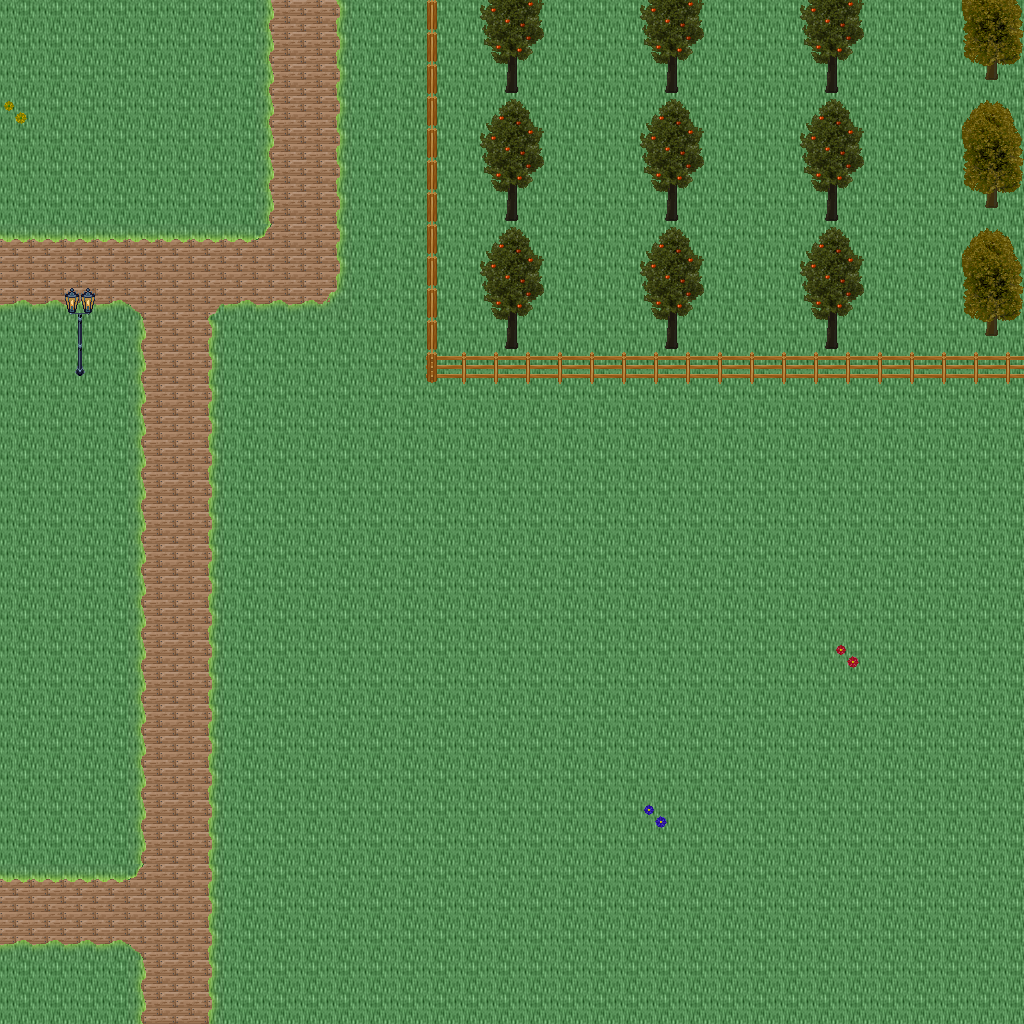

Rendered tile map (Tiled .tmx) drawn with the repository's tilesets; below, a short description and the map source with its tile grids summarised:
An orthogonal 32x32 tile map with 32x32 px tiles, 5 tile layers (Ground, Objects, Objects2, Above, ...), 1 hidden layer not drawn, 46 tilesets.

<map version="1.10" tiledversion="1.11.0" orientation="orthogonal" renderorder="right-down" width="32" height="32" tilewidth="32" tileheight="32" infinite="0" nextlayerid="11" nextobjectid="1">
 <tileset firstgid="1" name="logic_collision" tilewidth="32" tileheight="32" tilecount="1" columns="1">
  <image source="../drawable/logic_collision.png" width="32" height="32" />
 </tileset>
 <tileset firstgid="2" name="ground_ground" tilewidth="32" tileheight="32" tilecount="33" columns="3">
  <image source="../drawable/ground_ground.png" width="96" height="352" />
 </tileset>
 <tileset firstgid="35" name="building_castle" tilewidth="32" tileheight="32" tilecount="320" columns="20">
  <image source="../drawable/building_castle.png" width="640" height="512" />
 </tileset>
 <tileset firstgid="355" name="item_weapon_cannon" tilewidth="32" tileheight="32" tilecount="12" columns="3">
  <image source="../drawable/item_weapon_cannon.png" width="96" height="128" />
 </tileset>
 <tileset firstgid="367" name="item_pot_barrels_1" tilewidth="32" tileheight="32" tilecount="8" columns="4">
  <image source="../drawable/item_pot_barrels_1.png" width="128" height="64" />
 </tileset>
 <tileset firstgid="375" name="plant_tree_tree_darkgreen" tilewidth="32" tileheight="32" tilecount="88" columns="8">
  <image source="../drawable/plant_tree_tree_darkgreen.png" width="256" height="352" />
 </tileset>
 <tileset firstgid="463" name="building_decoration_chimney_big" tilewidth="32" tileheight="32" tilecount="2" columns="1">
  <image source="../drawable/building_decoration_chimney_big.png" width="32" height="64" />
 </tileset>
 <tileset firstgid="465" name="building_door_door" tilewidth="32" tileheight="32" tilecount="6" columns="3">
  <image source="../drawable/building_door_door.png" width="96" height="64" />
 </tileset>
 <tileset firstgid="471" name="building_door_closed" tilewidth="32" tileheight="32" tilecount="1" columns="1">
  <image source="../drawable/building_door_closed.png" width="32" height="32" />
 </tileset>
 <tileset firstgid="472" name="building_window_window_centered" tilewidth="32" tileheight="32" tilecount="1" columns="1">
  <image source="../drawable/building_window_window_centered.png" width="32" height="32" />
 </tileset>
 <tileset firstgid="473" name="plant_bush_bushes" tilewidth="32" tileheight="32" tilecount="10" columns="5">
  <image source="../drawable/plant_bush_bushes.png" width="160" height="64" />
 </tileset>
 <tileset firstgid="483" name="furniture_sink_pale_brown_stone" tilewidth="32" tileheight="32" tilecount="4" columns="2">
  <image source="../drawable/furniture_sink_pale_brown_stone.png" width="64" height="64" />
 </tileset>
 <tileset firstgid="487" name="logic_item_sheepfood" tilewidth="32" tileheight="32" tilecount="1" columns="1">
  <image source="../drawable/logic_item_sheepfood.png" width="32" height="32" />
 </tileset>
 <tileset firstgid="488" name="logic_creature_sheep" tilewidth="32" tileheight="32" tilecount="1" columns="1">
  <image source="../drawable/logic_creature_sheep.png" width="32" height="32" />
 </tileset>
 <tileset firstgid="489" name="ground_grass_edges" tilewidth="32" tileheight="32" tilecount="36" columns="12">
  <image source="../drawable/ground_grass_edges.png" width="384" height="96" />
 </tileset>
 <tileset firstgid="525" name="ground_grass_corners" tilewidth="32" tileheight="32" tilecount="24" columns="6">
  <image source="../drawable/ground_grass_corners.png" width="192" height="128" />
 </tileset>
 <tileset firstgid="549" name="building_decoration_chimney" tilewidth="32" tileheight="32" tilecount="2" columns="1">
  <image source="../drawable/building_decoration_chimney.png" width="32" height="64" />
 </tileset>
 <tileset firstgid="551" name="plant_tree_taller_trees" tilewidth="32" tileheight="32" tilecount="32" columns="8">
  <image source="../drawable/plant_tree_taller_trees.png" width="256" height="128" />
 </tileset>
 <tileset firstgid="583" name="plant_vine" tilewidth="32" tileheight="32" tilecount="3" columns="1">
  <image source="../drawable/plant_vine.png" width="32" height="96" />
 </tileset>
 <tileset firstgid="586" name="logic_item_fruits" tilewidth="32" tileheight="32" tilecount="16" columns="8">
  <image source="../drawable/logic_item_fruits.png" width="256" height="64" />
 </tileset>
 <tileset firstgid="602" name="logic_item_vegetable" tilewidth="32" tileheight="32" tilecount="16" columns="8">
  <image source="../drawable/logic_item_vegetable.png" width="256" height="64" />
 </tileset>
 <tileset firstgid="618" name="building_fence_fence_chunky" tilewidth="32" tileheight="32" tilecount="21" columns="3">
  <image source="../drawable/building_fence_fence_chunky.png" width="96" height="224" />
 </tileset>
 <tileset firstgid="639" name="furniture_light_lamp_blue" tilewidth="32" tileheight="32" tilecount="3" columns="1">
  <image source="../drawable/furniture_light_lamp_blue.png" width="32" height="96" />
 </tileset>
 <tileset firstgid="642" name="light_dim_light_7x5" tilewidth="32" tileheight="32" tilecount="35" columns="7">
  <image source="../drawable/light_dim_light_7x5.png" width="224" height="160" />
 </tileset>
 <tileset firstgid="677" name="logic_protection" tilewidth="32" tileheight="32" tilecount="2" columns="2">
  <image source="../drawable/logic_protection.png" width="64" height="32" />
 </tileset>
 <tileset firstgid="679" name="logic_item_resources" tilewidth="32" tileheight="32" tilecount="6" columns="6">
  <image source="../drawable/logic_item_resources.png" width="192" height="32" />
 </tileset>
 <tileset firstgid="685" name="logic_item_mushroom" tilewidth="32" tileheight="32" tilecount="6" columns="6">
  <image source="../drawable/logic_item_mushroom.png" width="192" height="32" />
 </tileset>
 <tileset firstgid="691" name="plant_flower_daisy_blue" tilewidth="32" tileheight="32" tilecount="8" columns="2">
  <image source="../drawable/plant_flower_daisy_blue.png" width="64" height="128" />
 </tileset>
 <tileset firstgid="699" name="plant_flower_daisy_red" tilewidth="32" tileheight="32" tilecount="8" columns="2">
  <image source="../drawable/plant_flower_daisy_red.png" width="64" height="128" />
 </tileset>
 <tileset firstgid="707" name="plant_flower_daisy_white" tilewidth="32" tileheight="32" tilecount="8" columns="2">
  <image source="../drawable/plant_flower_daisy_white.png" width="64" height="128" />
 </tileset>
 <tileset firstgid="715" name="plant_flower_daisy_yellow" tilewidth="32" tileheight="32" tilecount="8" columns="2">
  <image source="../drawable/plant_flower_daisy_yellow.png" width="64" height="128" />
 </tileset>
 <tileset firstgid="723" name="logic_creature_animal" tilewidth="32" tileheight="32" tilecount="32" columns="8">
  <image source="../drawable/logic_creature_animal.png" width="256" height="128" />
 </tileset>
 <tileset firstgid="755" name="logic_creature_rodent" tilewidth="32" tileheight="32" tilecount="8" columns="8">
  <image source="../drawable/logic_creature_rodent.png" width="256" height="32" />
 </tileset>
 <tileset firstgid="763" name="item_hen_nest" tilewidth="32" tileheight="32" tilecount="1" columns="1">
  <image source="../drawable/item_hen_nest.png" width="32" height="32" />
 </tileset>
 <tileset firstgid="764" name="logic_item_dairy" tilewidth="32" tileheight="32" tilecount="1" columns="1">
  <image source="../drawable/logic_item_dairy.png" width="32" height="32" />
 </tileset>
 <tileset firstgid="765" name="plant_flower_red_blue_clusters" tilewidth="32" tileheight="32" tilecount="4" columns="1">
  <image source="../drawable/plant_flower_red_blue_clusters.png" width="32" height="128" />
 </tileset>
 <tileset firstgid="769" name="plant_flower_pointed_yellow" tilewidth="32" tileheight="32" tilecount="2" columns="2">
  <image source="../drawable/plant_flower_pointed_yellow.png" width="64" height="32" />
 </tileset>
 <tileset firstgid="771" name="building_decoration_banner" tilewidth="32" tileheight="32" tilecount="12" columns="1">
  <image source="../drawable/building_decoration_banner.png" width="32" height="384" />
 </tileset>
 <tileset firstgid="783" name="logic_creature_fowl" tilewidth="32" tileheight="32" tilecount="6" columns="6">
  <image source="../drawable/logic_creature_fowl.png" width="192" height="32" />
 </tileset>
 <tileset firstgid="789" name="logic_portal" tilewidth="32" tileheight="32" tilecount="24" columns="8">
  <image source="../drawable/logic_portal.png" width="256" height="96" />
 </tileset>
 <tileset firstgid="813" name="building_cottage" tilewidth="32" tileheight="32" tilecount="256" columns="16">
  <image source="../drawable/building_cottage.png" width="512" height="512" />
 </tileset>
 <tileset firstgid="1069" name="building_roof_thatched_roof" tilewidth="32" tileheight="32" tilecount="256" columns="16">
  <image source="../drawable/building_roof_thatched_roof.png" width="512" height="512" />
 </tileset>
 <tileset firstgid="1325" name="building_door_doors" tilewidth="32" tileheight="32" tilecount="256" columns="16">
  <image source="../drawable/building_door_doors.png" width="512" height="512" />
 </tileset>
 <tileset firstgid="1581" name="building_window_windows" tilewidth="32" tileheight="32" tilecount="256" columns="16">
  <image source="../drawable/building_window_windows.png" width="512" height="512" />
 </tileset>
 <tileset firstgid="1837" name="ground_ground_3" tilewidth="32" tileheight="32" tilecount="5" columns="5">
  <image source="../drawable/ground_ground_3.png" width="160" height="32" />
 </tileset>
 <tileset firstgid="1842" name="plant_bush_leafy" tilewidth="32" tileheight="32" tilecount="48" columns="8">
  <image source="../drawable/plant_bush_leafy.png" width="256" height="192" />
 </tileset>
 <layer id="1" name="Ground" width="32" height="32">
  <data>[1024 cells, 1024 non-empty, 2 distinct tile ids]</data>
 </layer>
 <layer id="2" name="Objects" width="32" height="32">
  <data>[1024 cells, 144 non-empty, 19 distinct tile ids]</data>
 </layer>
 <layer id="3" name="Objects2" width="32" height="32">
  <data>[1024 cells, 1 non-empty, 1 distinct tile ids]</data>
 </layer>
 <layer id="4" name="Above" width="32" height="32">
  <data>[1024 cells, 66 non-empty, 14 distinct tile ids]</data>
 </layer>
 <layer id="5" name="Above2" width="32" height="32">
  <data>[1024 cells, 0 non-empty, 0 distinct tile ids]</data>
 </layer>
 <layer id="6" name="Walkable" width="32" height="32" visible="0">
  <data>[1024 cells, 55 non-empty, 1 distinct tile ids]</data>
 </layer>
 <objectgroup id="7" name="Mapevents" />
 <objectgroup id="8" name="Spawn" />
 <objectgroup id="9" name="Keys" />
 <objectgroup id="10" name="Replace" />
</map>
